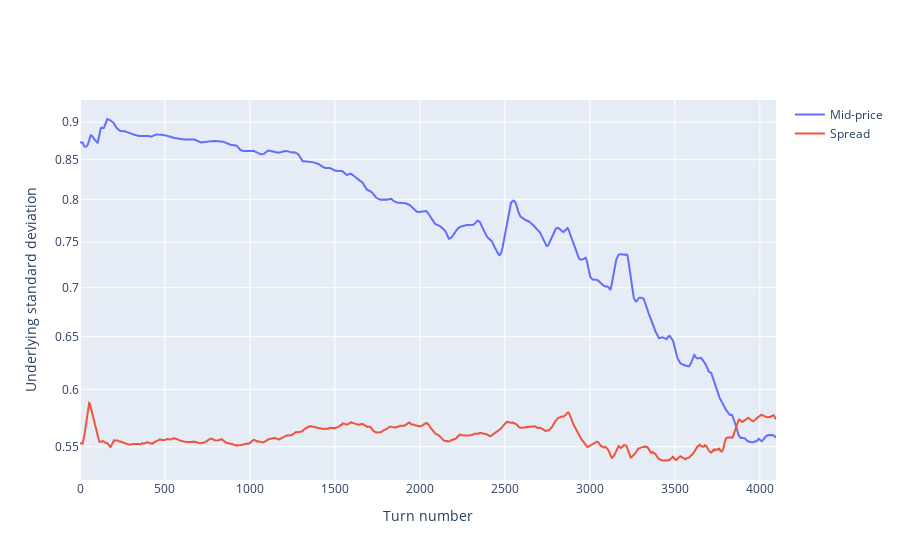

The notebook cell saved with this chart:
### Code cell
uncertainty_plot(turn_results)

### Figure 1 — Plotly figure (JSON) as saved in the notebook; plotly's stock layout.template omitted (floating-point values rounded to 4 significant figures; data arrays with more than 128 entries replaced by an {"elided": "..."} marker saying what was removed)
{"data": [{"name": "Mid-price", "type": "scatter", "y": {"elided": "4096 float values"}}, {"name": "Spread", "type": "scatter", "y": {"elided": "4096 float values"}}], "layout": {"xaxis": {"title": {"text": "Turn number"}}, "yaxis": {"title": {"text": "Underlying standard deviation"}, "type": "log"}}}
